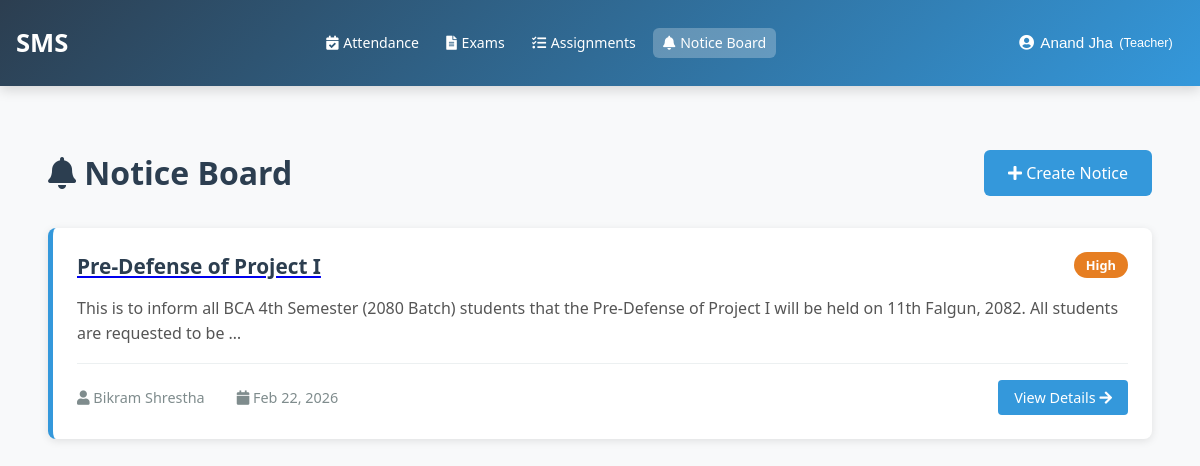
Screenshot of /noticeboard/ (signed in) with the database file from the repository.
### accounts/models.py (models this page shows, shortened)
class User(AbstractUser):
    ROLE_CHOICES = (
        ('admin', 'Admin'),
        ('teacher', 'Teacher'),
        ('student', 'Student'),
        ('guardian', 'Guardian'),
    )
    username = None
    email = models.EmailField(
        unique=True,
        validators=[email_validator],
        verbose_name="Email ID",
        help_text="Enter a valid email address"
    )
    role = models.CharField(
        max_length=20,
        choices=ROLE_CHOICES,
        default='student',
        verbose_name="User Role"
    )
    is_verified = models.BooleanField(default=False, verbose_name="Email Verified")
    created_by = models.ForeignKey(
        'self',
        on_delete=models.SET_NULL,
        null=True,
        blank=True,
        related_name='created_users',
        verbose_name="Created By"
    )
    date_created = models.DateTimeField(auto_now_add=True, verbose_name="Account Created")
    first_name = models.CharField(
        max_length=30,
        validators=[name_validator, validate_no_numbers],
        verbose_name="First Name",
        help_text="Enter first name without numbers"
    )
    last_name = models.CharField(
        max_length=30,
        validators=[name_validator, validate_no_numbers],
        verbose_name="Last Name",
        help_text="Enter last name without numbers"
    )
    phone_number = models.CharField(
        validators=[phone_validator, validate_no_letters_in_phone],
        max_length=17,
        blank=True,
        verbose_name="Phone Number",
        help_text="Enter phone number (9-15 digits, optional +)"
    )
    USERNAME_FIELD = 'email'
    REQUIRED_FIELDS = ['first_name', 'last_name']
    objects = CustomUserManager()
    class Meta:
        verbose_name = "User"
        verbose_name_plural = "Users"
        ordering = ['-date_created']

### noticeboard/models.py (models this page shows, shortened)
class Notice(models.Model):
    AUDIENCE_CHOICES = [
        ('all', 'All Users'),
        ('batch', 'Specific Batch'),
        ('course', 'Specific Course'),
        ('role', 'Specific Role'),
        ('students', 'All Students'),
        ('teachers', 'All Teachers'),
        ('guardians', 'All Guardians'),
    ]
    PRIORITY_CHOICES = [
        ('low', 'Low'),
        ('medium', 'Medium'),
        ('high', 'High'),
        ('urgent', 'Urgent'),
    ]
    title = models.CharField(max_length=255)
    content = models.TextField()
    audience_type = models.CharField(max_length=20, choices=AUDIENCE_CHOICES, default='all')
    batches = models.ManyToManyField(Batch, blank=True, related_name='notices')
    courses = models.ManyToManyField(Course, blank=True, related_name='notices')
    priority = models.CharField(max_length=10, choices=PRIORITY_CHOICES, default='medium')
    is_important = models.BooleanField(default=False)
    created_by = models.ForeignKey(User, on_delete=models.CASCADE, related_name='created_notices')
    created_at = models.DateTimeField(auto_now_add=True)
    updated_at = models.DateTimeField(auto_now=True)
    expires_at = models.DateTimeField(null=True, blank=True)
    is_active = models.BooleanField(default=True)
    class Meta:
        ordering = ['-created_at']
        indexes = [
            models.Index(fields=['created_at', 'is_active']),
            models.Index(fields=['audience_type', 'created_by']),
            models.Index(fields=['priority', 'is_important']),
        ]
        verbose_name_plural = 'Notices'

### noticeboard/views.py (the view)
# urls.py: path('', views.notice_list, name='notice_list'),
@login_required
def notice_list(request):
    notices = get_accessible_notices(request.user)
    unread_notice_ids = NoticeReadStatus.objects.filter(
        user=request.user,
        is_read=False
    ).values_list('notice_id', flat=True)
    unread_count = unread_notice_ids.count()
    for notice in notices:
        notice.is_unread = notice.id in unread_notice_ids
    context = {
        'notices': notices,
        'unread_count': unread_count,
        'user_role': request.user.role
    }
    return render(request, 'noticeboard/notice_list.html', context)

### templates/noticeboard/notice_list.html (shortened to what this page needs)
{% extends 'base.html' %}
{% block content %}
<div class="noticeboard-container">
    <div class="noticeboard-header">
        <div>
            <h1><i class="fas fa-bell"></i> Notice Board</h1>
        </div>
        {% if user_role == 'admin' %}
            <a href="{% url 'noticeboard:create_notice' %}" class="create-btn">
                <i class="fas fa-plus"></i> Create Notice
            </a>
        {% elif user_role == 'teacher' %}
            <a href="{% url 'noticeboard:teacher_create_notice' %}" class="create-btn">
                <i class="fas fa-plus"></i> Create Notice
            </a>
        {% endif %}
    </div>
    <div class="notice-list">
        {% if notices %}
            {% for notice in notices %}
                <div class="notice-card {% if notice.is_important %}important{% endif %} {% if notice.priority == 'urgent' %}urgent{% endif %}">
                    <div class="notice-header">
                        <a href="{% url 'noticeboard:notice_detail' notice.id %}" style="flex: 1;">
                            <h3 class="notice-title">{{ notice.title }}</h3>
                        </a>
                        <div class="notice-badges">
                            <span class="badge badge-priority {{ notice.priority }}">
                                {{ notice.get_priority_display }}
                            </span>
                        </div>
                    </div>
                    <div class="notice-content">
                        {{ notice.content|truncatewords:30 }}
                    </div>
                    <div class="notice-meta">
                        <div class="notice-meta-info">
                            <span>
                                <i class="fas fa-user"></i> {{ notice.created_by.get_full_name }}
                            </span>
                            <span>
                                <i class="fas fa-calendar"></i> {{ notice.created_at|date:"M d, Y" }}
                            </span>
                        </div>
                        <a href="{% url 'noticeboard:notice_detail' notice.id %}" class="view-btn">
                            View Details <i class="fas fa-arrow-right"></i>
                        </a>
                    </div>
                </div>
            {% endfor %}
        {% else %}
            <div class="empty-state">
                <i class="fas fa-inbox"></i>
                <p>No notices available at the moment.</p>
            </div>
        {% endif %}
    </div>
</div>
{% endblock %}

### templates/base.html (shortened to what this page needs)
{% load static %}
<!DOCTYPE html>
<html lang="en">
<head>
    <link rel="stylesheet" href="https://cdnjs.cloudflare.com/ajax/libs/font-awesome/5.15.4/css/all.min.css">
    <link rel="stylesheet" href="{% static 'css/base.css' %}">
</head>
<body>
    <nav class="navbar">
        <a href="{% url 'dashboard_redirect' %}" class="navbar-brand">SMS</a>
        {% if user.is_authenticated %}
            <ul class="nav-menu">
                {% if user.role == 'admin' or user.is_superuser %}
                    <li><a href="{% url 'courses:course_list' %}" {% if 'courses' in request.path %}class="active"{% endif %}><i class="fas fa-book"></i> Course</a></li>
                    <li><a href="{% url 'batch_list' %}" {% if 'batches' in request.path %}class="active"{% endif %}><i class="fas fa-layer-group"></i> Batch</a></li>
                    <li><a href="{% url 'teacher_list' %}" {% if 'teachers' in request.path %}class="active"{% endif %}><i class="fas fa-chalkboard-teacher"></i> Teacher</a></li>
                    <li><a href="{% url 'student_list' %}" {% if 'students' in request.path %}class="active"{% endif %}><i class="fas fa-user-graduate"></i> Student</a></li>
                    <li><a href="{% url 'attendance:attendance_session_list' %}" {% if 'attendance' in request.path %}class="active"{% endif %}><i class="fas fa-calendar-check"></i> Attendance</a></li>
                    <li><a href="#"><i class="fas fa-file-alt"></i> Exam</a></li>
                    <li><a href="#"><i class="fas fa-tasks"></i> Assignment</a></li>
                    <li class="dropdown">
                        <a href="{% url 'noticeboard:notice_list' %}" {% if 'noticeboard' in request.path %}class="active"{% endif %}><i class="fas fa-bell"></i> Notice Board</a>
                        <ul class="dropdown-submenu">
                            <li><a href="{% url 'noticeboard:notice_list' %}"><i class="fas fa-list"></i> View Notices</a></li>
                            <li><a href="{% url 'noticeboard:create_notice' %}"><i class="fas fa-plus"></i> Create Notice</a></li>
                        </ul>
                    </li>
                {% elif user.role == 'teacher' %}
                    <li><a href="{% url 'attendance:teacher_attendance' %}"><i class="fas fa-calendar-check"></i> Attendance</a></li>
                    <li><a href="{% url 'attendance:teacher_exams' %}"><i class="fas fa-file-alt"></i> Exams</a></li>
                    <li><a href="{% url 'attendance:teacher_assignments' %}"><i class="fas fa-tasks"></i> Assignments</a></li>
                    <li class="dropdown">
                        <a href="{% url 'noticeboard:notice_list' %}" {% if 'noticeboard' in request.path %}class="active"{% endif %}><i class="fas fa-bell"></i> Notice Board</a>
                    </li>
                {% endif %}
            </ul>
        {% endif %}
        {% if user.is_authenticated %}
            <div class="profile-dropdown">
                <button class="profile-btn">
                    <i class="fas fa-user-circle"></i>
                    {{ user.get_full_name|default:user.email }}
                    <small>({{ user.get_role_display|default:user.role }})</small>
                </button>
            </div>
        {% endif %}
    </nav>
    <main>
        {% block content %}
        {% endblock %}
    </main>
</body>
</html>

### static/css/base.css (style rules this page uses)
body { font-family: 'Segoe UI', Tahoma, Geneva, Verdana, sans-serif; margin: 0; background-color: #f8f9fa; color: #2c3e50; }
.navbar { background: linear-gradient(135deg, #2c3e50, #3498db); padding: 0.8rem 1rem; display: flex; justify-content: space-between; align-items: center; box-shadow: 0 4px 12px rgba(0,0,0,0.15); flex-wrap: nowrap; min-height: 60px; }
.navbar-brand { color: white; font-size: 1.6rem; font-weight: bold; text-decoration: none; white-space: nowrap; margin-right: 1rem; }
.nav-menu { display: flex; list-style: none; margin: 0; padding: 0; gap: 0.6rem; }
.nav-menu li a { color: white; text-decoration: none; font-size: 0.92rem; padding: 0.4rem 0.7rem; border-radius: 6px; transition: all 0.3s; display: flex; align-items: center; gap: 0.3rem; white-space: nowrap; }
.nav-menu li a:hover, .nav-menu li a.active { background-color: rgba(255,255,255,0.25); }
.profile-dropdown { position: relative; }
.profile-btn { background: none; border: none; color: white; font-size: 0.95rem; cursor: pointer; display: flex; align-items: center; gap: 0.4rem; padding: 0.4rem 0.7rem; border-radius: 6px; transition: background 0.3s; white-space: nowrap; max-width: 200px; overflow: hidden; text-overflow: ellipsis; }
.nav-menu .dropdown { position: relative; }
main { padding: 2rem; min-height: calc(100vh - 70px); }
@media (max-width: 1400px) { .nav-menu { gap: 0.5rem; } }
@media (max-width: 1400px) { .nav-menu li a { font-size: 0.88rem; padding: 0.35rem 0.6rem; } }

### templates/noticeboard/notice_list.html (style rules this page uses)
.noticeboard-container { max-width: 1200px; margin: 2rem auto; padding: 0 1rem; }
.noticeboard-header { display: flex; justify-content: space-between; align-items: center; margin-bottom: 2rem; }
.noticeboard-header h1 { margin: 0; color: #2c3e50; }
.create-btn { display: inline-block; padding: 0.75rem 1.5rem; background: #3498db; color: white; text-decoration: none; border-radius: 6px; transition: all 0.3s; }
.notice-list { display: grid; gap: 1.5rem; }
.notice-card { background: white; border-left: 5px solid #3498db; border-radius: 8px; padding: 1.5rem; box-shadow: 0 2px 8px rgba(0,0,0,0.1); transition: all 0.3s; }
.notice-header { display: flex; justify-content: space-between; align-items: start; margin-bottom: 0.5rem; }
.notice-title { font-size: 1.3rem; font-weight: 600; color: #2c3e50; margin: 0; }
.notice-badges { display: flex; gap: 0.5rem; flex-wrap: wrap; }
.badge { display: inline-block; padding: 0.25rem 0.75rem; border-radius: 20px; font-size: 0.8rem; font-weight: 600; }
.badge-priority { background: #f39c12; color: white; }
.badge-priority.high { background: #e67e22; }
.notice-content { color: #555; margin: 1rem 0; line-height: 1.6; display: -webkit-box; -webkit-line-clamp: 2; line-clamp: 2; -webkit-box-orient: vertical; overflow: hidden; }
.notice-meta { display: flex; justify-content: space-between; align-items: center; margin-top: 1rem; padding-top: 1rem; border-top: 1px solid #ecf0f1; font-size: 0.9rem; color: #7f8c8d; }
.notice-meta-info { display: flex; gap: 2rem; }
.view-btn { display: inline-block; padding: 0.5rem 1rem; background: #3498db; color: white; text-decoration: none; border-radius: 4px; transition: all 0.3s; font-weight: 500; }

### rows the page displays
User: get_full_name "Anand Jha", role "Teacher"
Notice: title "Pre-Defense of Project I", priority "High", content "This is to inform all BCA 4th Semester (2080 Batch) students that the Pre-Defense of Project I will be held on 11th Falgun, 2082. All students are requested to be …", created_by.get_full_name "Bikram Shrestha", created_at "Feb 22, 2026"
